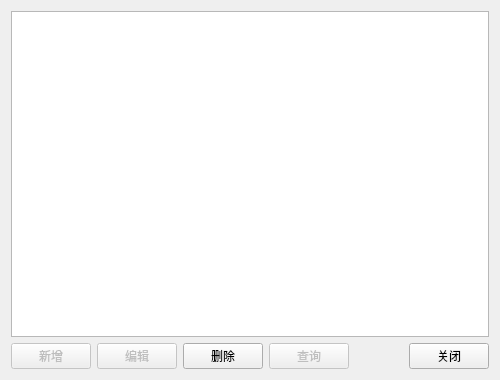
<?xml version="1.0" encoding="UTF-8"?>
<ui version="4.0">
 <class>ModelListDialog</class>
 <widget class="QDialog" name="ModelListDialog">
  <property name="geometry">
   <rect>
    <x>0</x>
    <y>0</y>
    <width>500</width>
    <height>380</height>
   </rect>
  </property>
  <property name="windowTitle">
   <string>型号列表</string>
  </property>
  <layout class="QVBoxLayout" name="verticalLayout">
   <item>
    <widget class="QTableView" name="tableView"/>
   </item>
   <item>
    <layout class="QHBoxLayout" name="buttonLayout">
     <item>
     <widget class="QPushButton" name="addButton">
       <property name="visible">
        <bool>false</bool>
       </property>
       <property name="enabled">
        <bool>false</bool>
       </property>
       <property name="text">
        <string>新增</string>
       </property>
      </widget>
     </item>
     <item>
     <widget class="QPushButton" name="editButton">
       <property name="visible">
        <bool>false</bool>
       </property>
       <property name="enabled">
        <bool>false</bool>
       </property>
       <property name="text">
        <string>编辑</string>
       </property>
      </widget>
     </item>
     <item>
      <widget class="QPushButton" name="deleteButton">
       <property name="text">
        <string>删除</string>
       </property>
      </widget>
     </item>
     <item>
     <widget class="QPushButton" name="searchButton">
       <property name="visible">
        <bool>false</bool>
       </property>
       <property name="enabled">
        <bool>false</bool>
       </property>
       <property name="text">
        <string>查询</string>
       </property>
      </widget>
     </item>
     <item>
      <spacer name="horizontalSpacer">
       <property name="orientation">
        <enum>Qt::Horizontal</enum>
       </property>
       <property name="sizeHint" stdset="0">
        <size>
         <width>40</width>
         <height>20</height>
        </size>
       </property>
      </spacer>
     </item>
     <item>
      <widget class="QPushButton" name="closeButton">
       <property name="text">
        <string>关闭</string>
       </property>
      </widget>
     </item>
    </layout>
   </item>
  </layout>
 </widget>
 <resources/>
 <connections>
  <connection>
   <sender>closeButton</sender>
   <signal>clicked()</signal>
   <receiver>ModelListDialog</receiver>
   <slot>accept()</slot>
   <hints>
    <hint type="sourcelabel">
     <x>440</x>
     <y>340</y>
    </hint>
    <hint type="destinationlabel">
     <x>208</x>
     <y>190</y>
    </hint>
   </hints>
  </connection>
 </connections>
</ui>
